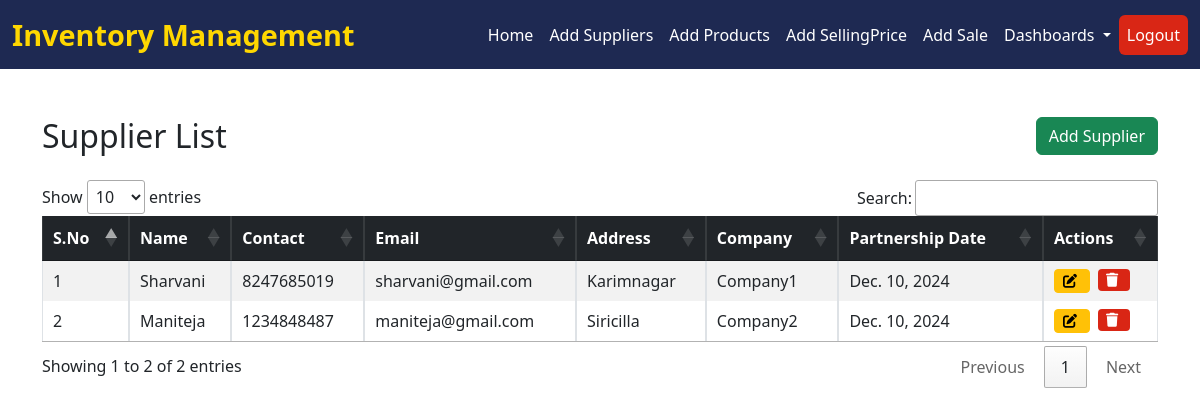
/suppliers/, run on an earlier commit of the app's database.
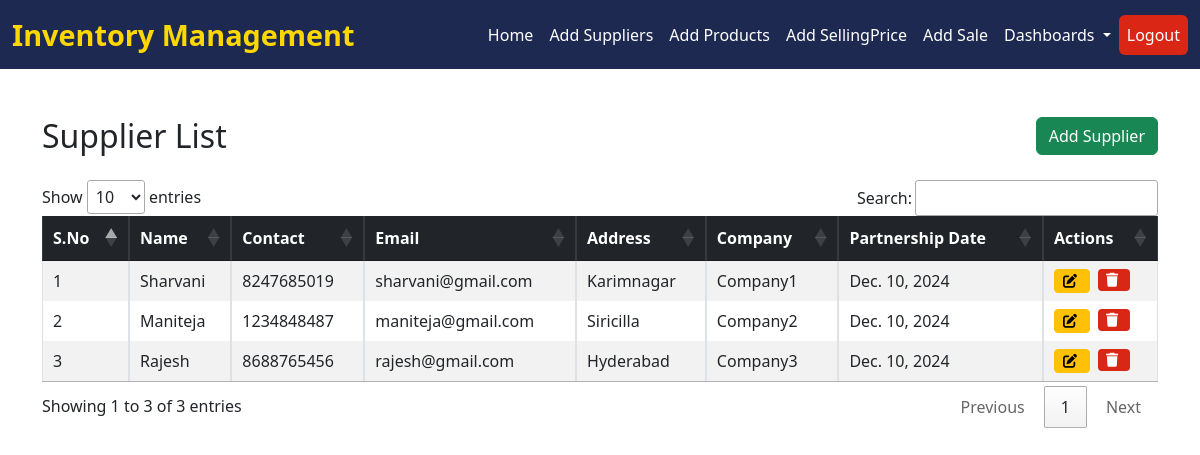
And on a later commit of the database.
### stock_analysis/models.py (models this page shows, shortened)
class Supplier(models.Model):
    name = models.CharField(max_length=100)
    contact = models.CharField(max_length=15, blank=True, null=True)
    email = models.EmailField(blank=True, null=True)
    address = models.TextField(blank=True, null=True)
    company = models.CharField(max_length=100, blank=True, null=True)
    partnership_date = models.DateField(default=now)  # Default to current date

### stock_analysis/supplier_views.py (the view)
# urls.py: path("suppliers/", supplier_views.supplier_list, name="supplier_list"),
def supplier_list(request):
    suppliers = Supplier.objects.all()
    return render(request, "suppliers/supplier_list.html", {"suppliers": suppliers})

### stock_analysis/templates/suppliers/supplier_list.html (shortened to what this page needs)
{% extends 'index.html' %}
{% block content %}
<div class="container mt-5">
    <div class="d-flex justify-content-between align-items-center mb-4">
        <h2 class="mb-0">Supplier List</h2>
        <button class="btn btn-success" data-bs-toggle="modal" data-bs-target="#addSupplierModal">Add Supplier</button>
    </div>
    <table id="supplierTable" class="table table-striped table-hover table-bordered">
        <thead class="table-dark">
            <tr>
                <th>S.No</th>
                <th>Name</th>
                <th>Contact</th>
                <th>Email</th>
                <th>Address</th>
                <th>Company</th>
                <th>Partnership Date</th>
                <th>Actions</th>
            </tr>
        </thead>
        <tbody>
            {% for supplier in suppliers %}
            <tr>
                <td>{{ forloop.counter }}</td>
                <td>{{ supplier.name }}</td>
                <td>{{ supplier.contact }}</td>
                <td>{{ supplier.email }}</td>
                <td>{{ supplier.address }}</td>
                <td>{{ supplier.company }}</td>
                <td>{{ supplier.partnership_date }}</td>
                <td class="d-flex">
                    <a href="{% url 'update_supplier' supplier.id %}" class="btn btn-warning btn-sm me-2 d-flex align-items-center">
                        <i class="fas fa-edit me-1"></i>
                    </a>
                    <form action="{% url 'delete_supplier' supplier.id %}" method="POST" style="display: inline;">
                        <button type="submit" class="btn btn-danger btn-sm d-flex align-items-center" onclick="return confirm('Are you sure you want to delete this supplier?');">
                            <i class="fas fa-trash me-1"></i>
                        </button>
                    </form>
                </td>
            </tr>
            {% empty %}
            <tr>
                <td colspan="6" class="text-center">No suppliers found.</td>
            </tr>
            {% endfor %}
        </tbody>
    </table>
</div>
<link rel="stylesheet" href="https://cdn.datatables.net/1.13.6/css/jquery.dataTables.min.css">
{% endblock %}

What changed in the data, as far as the page shows it:
added Supplier: name "Rajesh", contact "8688765456", email "rajesh@gmail.com", address "Hyderabad", company "Company3", partnership_date "Dec. 10, 2024"
Also different on the page:
text written by a page script: "Show entries Search: Showing 1 to 2 of 2 entries Previous 1 Next" → "Show entries Search: Showing 1 to 3 of 3 entries Previous 1 Next"
